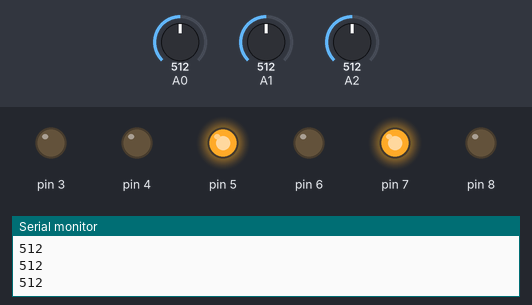
A sketch run on a simulated Arduino Uno, built with avr-gcc and run on an emulated ATmega328P. Shown: output pins drawn as LEDs (lit = HIGH), the last lines printed to the serial monitor. The inputs (shaded band) are chosen by the test bench; at power-on: A0 = 512, A1 = 512, A2 = 512.

Above: at 1.8 s.
1.9 s: A0 set to 482
At 2.5 s:
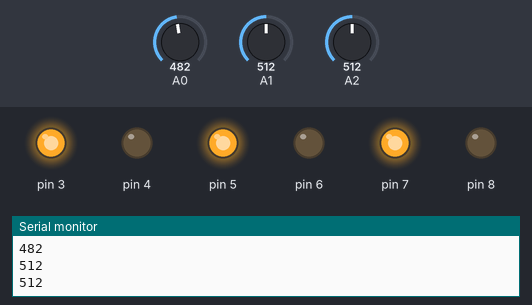
3.5 s: A0 set to 510
At 5.2 s:
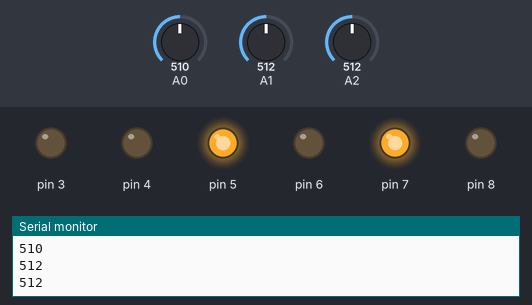
5.5 s: A1 set to 487
At 6.9 s:
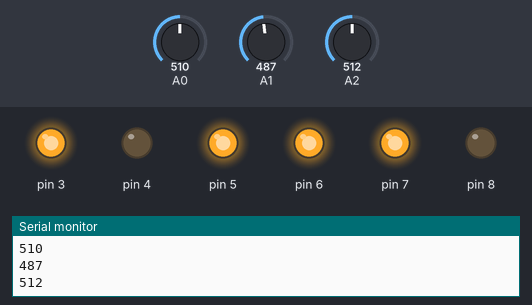
7.5 s: A1 set to 510
At 8.5 s:
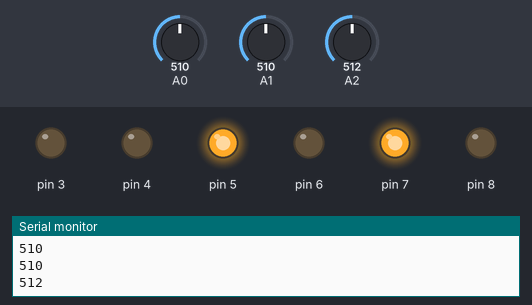
9.5 s: A2 set to 485
At 11.2 s:
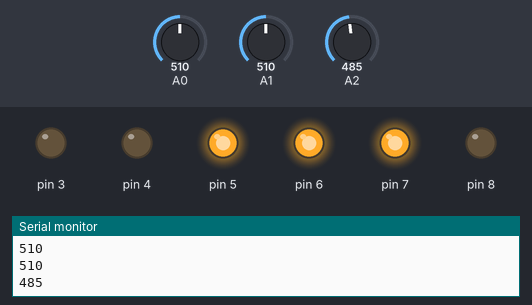
Timing chart, 0 to 12.5 s (numbered marks = the images above; inputs shaded):
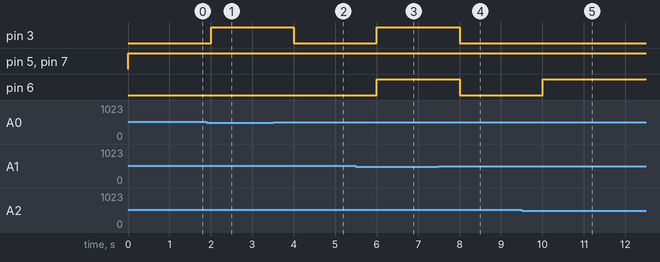

Measured:
- the behaviour switches between 501 and 500 on A0 (found by bisection; images 0 and 1)
- the behaviour switches between 501 and 500 on A1 (found by bisection; images 2 and 3)
- the behaviour switches between 501 and 500 on A2 (found by bisection; images 4 and 5)
- after the input at 1.9 s, pin 3: LOW → HIGH after 0.10 s
- after the input at 3.5 s, pin 3: HIGH → LOW after 0.50 s
- after the input at 5.5 s, pin 3, pin 6: LOW → HIGH after 0.51 s
- after the input at 7.5 s, pin 3, pin 6: HIGH → LOW after 0.51 s
- after the input at 9.5 s, pin 6: LOW → HIGH after 0.51 s

The sketch:

P6_E4.ino
```cpp
void setup() {
  Serial.begin(9600);
  pinMode(5,OUTPUT); //
  pinMode(4,OUTPUT); //
  pinMode(3,OUTPUT);  //
  pinMode(6,OUTPUT); //11 A 6
  pinMode(7,OUTPUT);
  pinMode(8,OUTPUT); //
}

void loop() {
  int sensor1 = analogRead(A0); //Max 1023
  int sensor2 = analogRead(A1); //Max 1023
  int sensor3 = analogRead(A2); //Max 1023
  Serial.println(sensor1);
  Serial.println(sensor2);
  Serial.println(sensor3);

  if (sensor2<=500 and sensor1>500 and sensor3>500 ){

    digitalWrite(7,HIGH);
    digitalWrite(8,LOW);  //DA EL SENTIDO
    digitalWrite(4,LOW);  //
    digitalWrite(5,HIGH); //
    analogWrite(6, 255 ); // HABILITA MOTOR 1
    analogWrite(3, 255 ); //HABILITA MOTOR 2

  }else if (sensor1<=500 and sensor2>500 and sensor3>500 ){

    digitalWrite(7,HIGH);
    digitalWrite(8,LOW);  //DA EL SENTIDO
    digitalWrite(4,LOW);  //
    digitalWrite(5,HIGH); //
    analogWrite(6, 0); // HABILITA MOTOR 1
    analogWrite(3, 255 ); //HABILITA MOTOR 2

  }else if (sensor3<=500 and sensor1>500 and sensor2>500 ){

    digitalWrite(7,HIGH);
    digitalWrite(8,LOW);  //DA EL SENTIDO
    digitalWrite(4,LOW);  //
    digitalWrite(5,HIGH); //
    analogWrite(6, 255 ); // HABILITA MOTOR 1
    analogWrite(3, 0); //HABILITA MOTOR 2

  }else{
    digitalWrite(7,HIGH);
    digitalWrite(8,LOW);  //DA EL SENTIDO
    digitalWrite(4,LOW);  //
    digitalWrite(5,HIGH); //
    analogWrite(6, 0); // HABILITA MOTOR 1
    analogWrite(3, 0); //HABILITA MOTOR 2

  }
  delay(1000);
}
```
